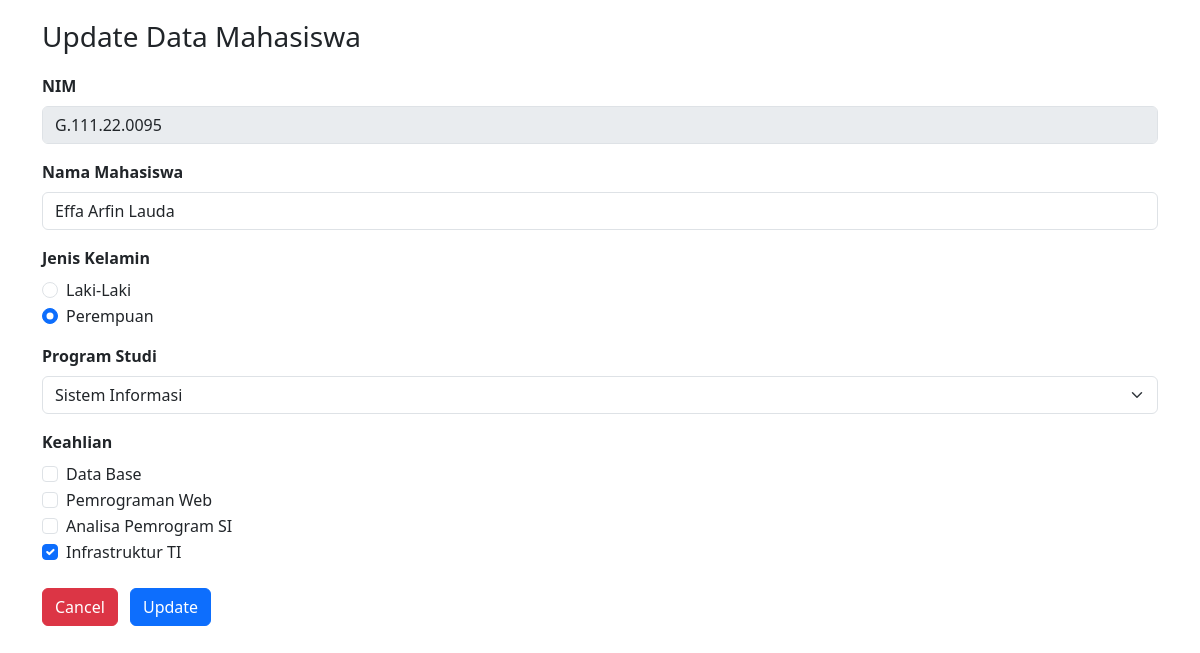
Screenshot of /edit_form.php?id=6 with the database file from the repository.
### tables this page shows
CREATE TABLE `mahasiswa` (
  `id` int(10) NOT NULL,
  `nim` varchar(50) NOT NULL,
  `nama_mahasiswa` varchar(50) NOT NULL,
  `jenis_kelamin` enum('Laki-Laki','Perempuan','','') NOT NULL,
  `program_studi` varchar(50) NOT NULL,
  `keahlian` varchar(100) NOT NULL
);

### edit_form.php (the view, shortened to what this page needs)
<?php
include("koneksi.php");
$id = $_GET['id'];
$sql = "select * from mahasiswa where id = $id";
$query = mysqli_query($koneksi, $sql);
$mhs = mysqli_fetch_assoc($query);
$checked = explode(",", $mhs['keahlian']);
?>
<!doctype html>
<html lang="en">
  <head>
    <link href="https://cdn.jsdelivr.net/npm/bootstrap@5.3.0-alpha3/dist/css/bootstrap.min.css" rel="stylesheet">
  </head>
  <body>
    <div class="container">
        <div class="col-md-12">
            <h3 style="margin: 20px 0px 20px 0px">Update Data Mahasiswa</h3>
            <form method="post" action="edit_aksi.php" class="form_horizontal">
                <div class="mb-3">
                    <label class="form-label fw-bold">NIM</label>
                    <input type="text" name="nim" class="form-control" value="<?php echo $mhs['nim'] ?>" disabled>
                </div>
                <div class="mb-3">
                    <label class="form-label fw-bold">Nama Mahasiswa</label>
                    <input type="text" name="nama_mahasiswa" class="form-control" value="<?php echo $mhs['nama_mahasiswa'] ?>">
                </div>
                <div class="mb-3">
                    <label class="form-label fw-bold">Jenis Kelamin</label>
                    <div class="form-check">
                        <input class="form-check-input" type="radio" name="jenis_kelamin" value="Laki-Laki" <?php if($mhs['jenis_kelamin']== 'Laki-Laki') echo'checked' ?>>
                        <label class="form-check-label">
                        Laki-Laki
                        </label>
                    </div>
                    <div class="form-check">
                        <input class="form-check-input" type="radio" name="jenis_kelamin" value="Perempuan" <?php if($mhs['jenis_kelamin']== 'Perempuan') echo'checked' ?>>
                        <label class="form-check-label">
                        Perempuan
                    </label>
                    </div>
                </div>
                <div class="mb-3">
                    <label class="form-label fw-bold">Program Studi</label>
                    <select class="form-select" name="program_studi">
                        <option value="Sistem Informasi" <?php if($mhs['program_studi']=='Sistem Informasi') echo 'selected' ?>>Sistem Informasi</option>
                    </select>
                </div>
                <div class="mb-3">
                <label class="form-label fw-bold">Keahlian</label>
                <div class="form-check">
                        <input class="form-check-input" type="checkbox" name="keahlian[]" value="Data Base" <?php if(in_array("Data Base",$checked)) echo "checked" ?>>
                        <label class="form-check-label">
                        Data Base
                        </label>
                    </div>
                    <div class="form-check">
                        <input class="form-check-input" type="checkbox" name="keahlian[]" value="Pemrograman Web" <?php if(in_array("Pemrograman Web",$checked)) echo "checked" ?>>
                        <label class="form-check-label">
                        Pemrograman Web
                        </label>
                    </div>
                     <div class="form-check">
                        <input class="form-check-input" type="checkbox" name="keahlian[]" value="Analisa Pemrogram SI" <?php if(in_array("Analisa Pemrograman SI",$checked)) echo "checked" ?>>
                        <label class="form-check-label">
                        Analisa Pemrogram SI
                        </label>
                    </div>
                    <div class="form-check">
                        <input class="form-check-input" type="checkbox" name="keahlian[]" value="Infrastruktur TI" <?php if(in_array("Infrastruktur TI",$checked)) echo "checked" ?>>
                        <label class="form-check-label">
                        Infrastruktur TI
                        </label>
                     </div>
                </div>
                <div class="form-group mt-4">
                    <button type="reset" name="reset" class="btn btn-danger btn-space">Cancel</button>
                    <button type="submit" name="update" class="btn btn-primary">Update</button>
                </div>
            </form>
        </div>
    </div>
  </body>
</html>

### edit_form.php (style rules this page uses)
.btn-space { margin-right : 8px; }

### rows the page displays
mahasiswa: nim "G.111.22.0095", nama_mahasiswa "Effa Arfin Lauda", jenis_kelamin "☑", program_studi "Sistem Informasi", keahlian "☑"
